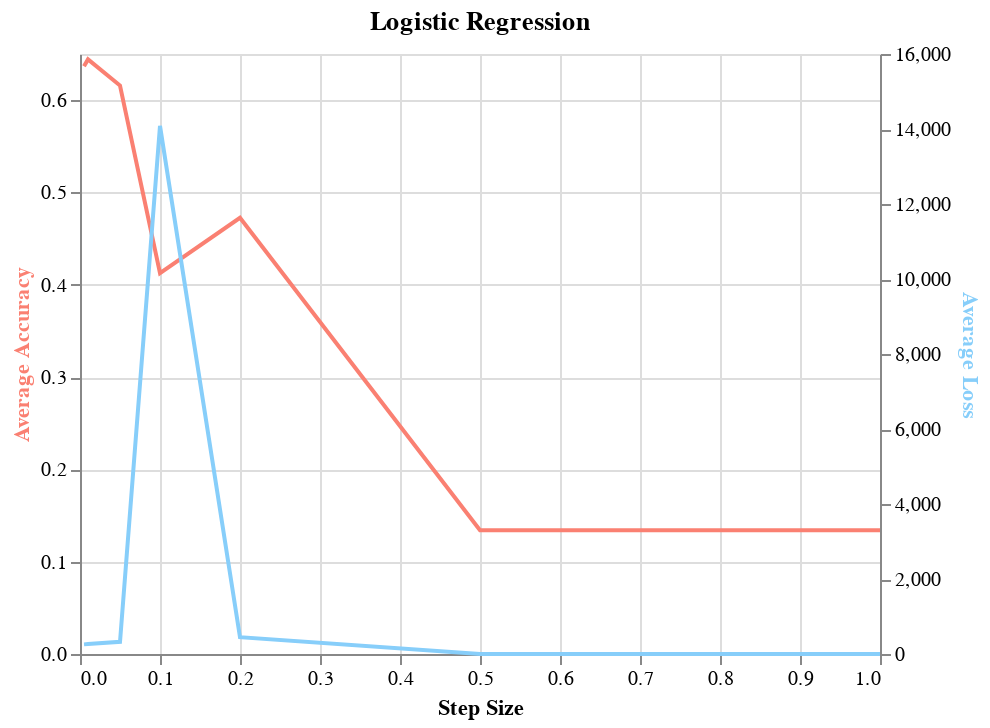

The notebook cell saved with this chart:
### Code cell
base = alt.Chart(validation_results).encode(
    alt.X('parameter_value', title='Step Size')
)

acc = base.mark_line(stroke='salmon').encode(
    alt.Y('average_accuracy', axis=alt.Axis(title='Average Accuracy', titleColor='salmon'))
)

loss = base.mark_line(stroke='lightskyblue').encode(
    alt.Y('average_loss', axis=alt.Axis(title='Average Loss', titleColor='lightskyblue'))
)

alt.layer(acc, loss).resolve_scale(
    y='independent'
).properties(title='Logistic Regression')

### Figure 1 — Vega-Lite specification as saved in the notebook (floating-point values rounded to 4 significant figures)
{"config": {"view": {"continuousWidth": 400, "continuousHeight": 300}}, "layer": [{"mark": {"type": "line", "stroke": "salmon"}, "encoding": {"x": {"field": "parameter_value", "title": "Step Size", "type": "quantitative"}, "y": {"axis": {"title": "Average Accuracy", "titleColor": "salmon"}, "field": "average_accuracy", "type": "quantitative"}}}, {"mark": {"type": "line", "stroke": "lightskyblue"}, "encoding": {"x": {"field": "parameter_value", "title": "Step Size", "type": "quantitative"}, "y": {"axis": {"title": "Average Loss", "titleColor": "lightskyblue"}, "field": "average_loss", "type": "quantitative"}}}], "data": {"name": "data-4829b5798823d2e6cb786333040acb24"}, "resolve": {"scale": {"y": "independent"}}, "title": "Logistic Regression", "$schema": "https://vega.github.io/schema/vega-lite/v4.17.0.json", "datasets": {"data-4829b5798823d2e6cb786333040acb24": [{"parameter_name": "step size", "parameter_value": 1, "average_accuracy": 0.1342, "average_loss": 0.0}, {"parameter_name": "step size", "parameter_value": 0.5, "average_accuracy": 0.1342, "average_loss": 0.0}, {"parameter_name": "step size", "parameter_value": 0.2, "average_accuracy": 0.4725, "average_loss": 447.5}, {"parameter_name": "step size", "parameter_value": 0.1, "average_accuracy": 0.4125, "average_loss": 14080.0}, {"parameter_name": "step size", "parameter_value": 0.05, "average_accuracy": 0.6158, "average_loss": 324.6}, {"parameter_name": "step size", "parameter_value": 0.01, "average_accuracy": 0.6442, "average_loss": 265.2}, {"parameter_name": "step size", "parameter_value": 0.005, "average_accuracy": 0.6367, "average_loss": 256.6}]}}
